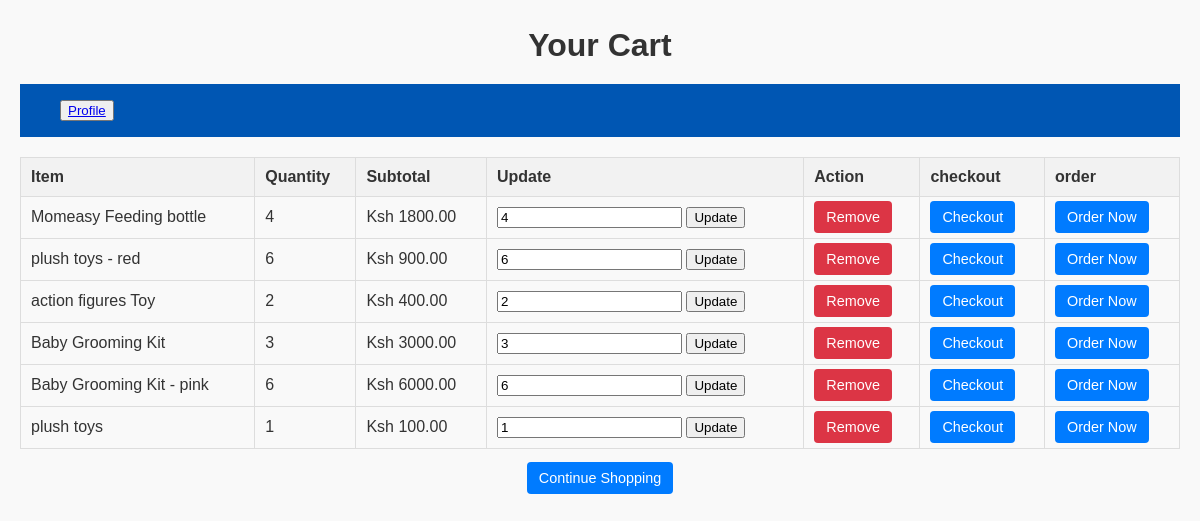
/cart/view/ (signed in), run on an earlier commit of the app's database.
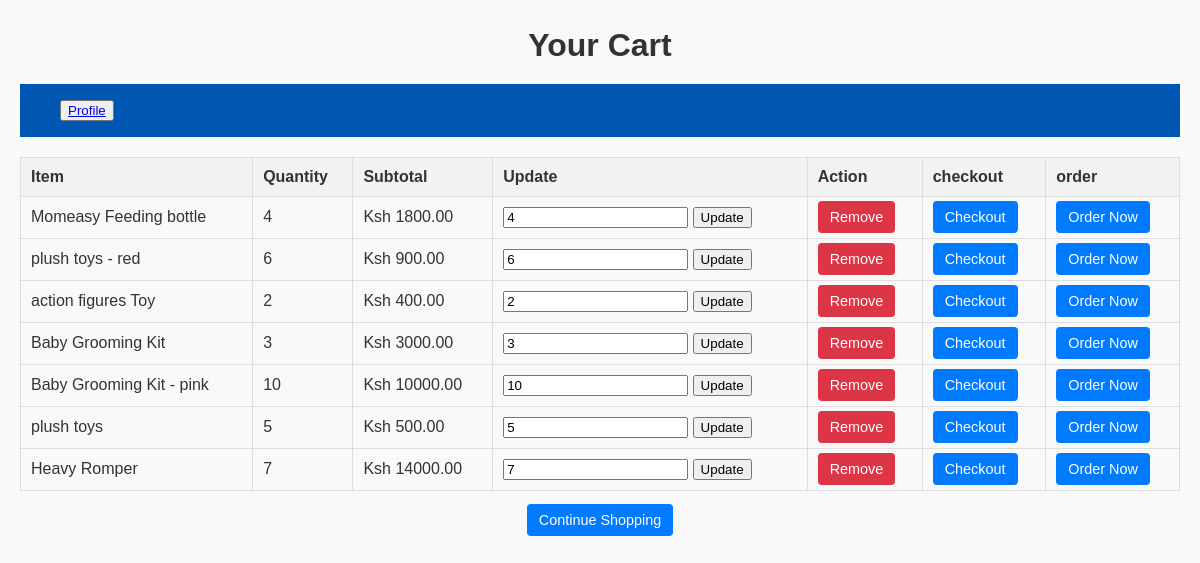
And on a later commit of the database.
### cart/models.py (models this page shows, shortened)
class CartItem(models.Model):
    cart = models.ForeignKey(Cart, related_name="items", on_delete=models.CASCADE, default=None) #if kuna issue undo the default here
    product = models.ForeignKey(Product, on_delete=models.CASCADE, null=True, blank=True)
    variant = models.ForeignKey(ProductVariant, on_delete=models.CASCADE, null=True, blank=True)
    quantity = models.PositiveIntegerField(default=1)
    def total_price(self):
        return (self.product.price if self.product else self.variant.price) * self.quantity

### products/models.py (models this page shows, shortened)
class Product(models.Model):
    name = models.CharField(max_length=255)
    description = models.TextField()
    price = models.DecimalField(max_digits=10, decimal_places=2)
    image = models.ImageField(upload_to='product_images/')
    featured = models.BooleanField(default=False)
    brand = models.CharField(max_length=50, default='Unknown')
    stock_quantity = models.PositiveIntegerField(default=0)
    category = models.ForeignKey(Category, related_name="products", on_delete=models.CASCADE)
    created_at = models.DateTimeField(auto_now_add=True)
    updated_at = models.DateTimeField(auto_now=True)
    class Meta:
        ordering = ['-created_at']
        verbose_name = "Product"
        verbose_name_plural = "Products"

class ProductVariant(models.Model):
    product = models.ForeignKey(Product, related_name="variants", on_delete=models.CASCADE)
    color_name = models.CharField(max_length=50)
    image = models.ImageField(upload_to='product_variants/')
    price = models.DecimalField(max_digits=10, decimal_places=2, default=0.0)
    stock_quantity = models.PositiveIntegerField(default=0)

### cart/views.py (the view)
# urls.py: path('view/', views.view_cart, name='view'),
@login_required
def view_cart(request):
    cart = Cart.objects.filter(user=request.user).first()
    items = cart.items.all() if cart else []
    cart_items = []
    for item in items:
        if item.product:
            item_name = item.product.name
        elif item.variant:
            item_name = item.variant.product.name
        else:
            item_name = "Unknown Product"
        cart_items.append({
            'item': item,
            'item_name': item_name,
        })
    context = {
        'cart': cart,
        'cart_items': cart_items,
    }
    return render(request, 'cart/view_cart.html', context)

### cart/templates/cart/view_cart.html (shortened to what this page needs)
{% load static %}
<!DOCTYPE html>
<html lang="en">
<head>
</head>
<body>
    <header>
        <h2>Your Cart</h2>
    </header>
    <nav style="display: flex;background-color:#0056b3; align-items: right; ">
        <ul>
            <button><a href="{% url 'profile' %}">Profile</a></button>
        </ul>
    </nav>
    <main>
        {% if cart.items.all %}
        <table>
            <thead>
                <tr>
                    <th>Item</th>
                    <th>Quantity</th>
                    <th>Subtotal</th>
                    <th>Update</th>
                    <th>Action</th>
                    <th>checkout</th>
                    <th>order</th>
                </tr>
            </thead>
            <tbody>
                {% for item in cart.items.all %}
                <tr>
                    <td>
                        {% if item.product %}
                            {{ item.product.name }}
                        {% elif item.variant %}
                            {{ item.variant.product.name }} - {{ item.variant.color_name }}
                        {% else %}
                            Unknown Product
                        {% endif %}
                    </td>
                    <td>{{ item.quantity }}</td>
                    <td>Ksh {{ item.total_price }}</td>
                    <td>
                        <form method="post" action="{% url 'cart:update_cart_item' item.id %}">
                            <input type="number" name="quantity" value="{{ item.quantity }}" min="1">
                            <button type="submit">Update</button>
                        </form>
                    </td>
                    <td>
                        <a href="{% url 'cart:remove' item.id %}" class="btn btn-remove">Remove</a>
                    </td>
                    <td>
                        <a href="{% url 'orders:create_order_from_cart' %}" class="btn">Checkout</a>
                    </td>
                    <td>
                        <a href="cart:view" class="btn">Order Now</a>
                    </td>
                </tr>
                {% endfor %}
            </tbody>
        </table>
        {% else %}
        <p class="empty-cart">Your cart is empty.</p>
        {% endif %}
    </main>
    <footer class="footer">
        <a href="{% url 'products:list' %}" class="btn">Continue Shopping</a>
    </footer>
</body>
</html>

What changed in the data, as far as the page shows it:
changed CartItem "pink": quantity "6" → "10"; total_price "6000.00" → "10000.00"
changed CartItem (number 6 of 7 on the later page): quantity "1" → "5"; total_price "100.00" → "500.00"
added CartItem: product.name "Heavy Romper", quantity "7", total_price "14000.00"
